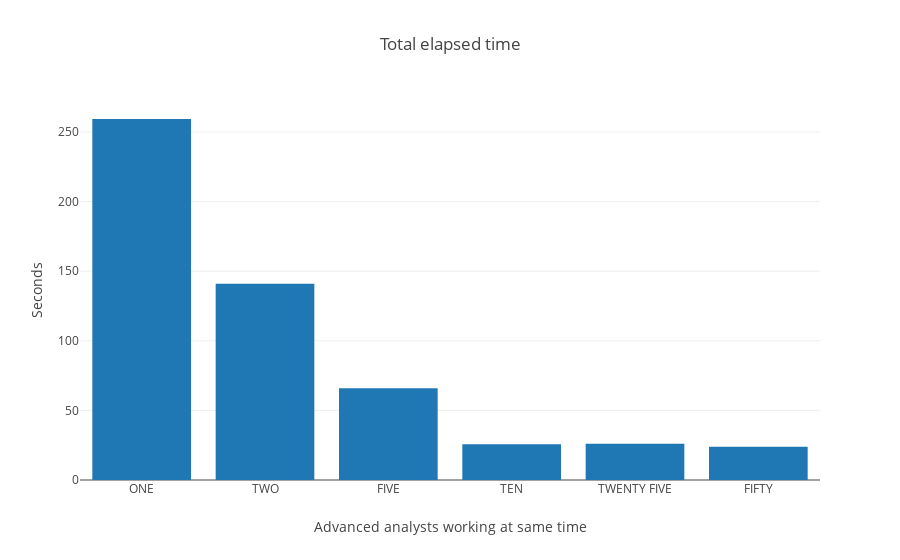

Notebook cell for this chart:
### Markdown cell above
#### Total elapsed time to add 100 analysis

### Code cell
plotly.offline.iplot({
    "data": [go.Bar(x=num_analysts, y=total_time)],
    "layout": go.Layout(
        title="Total elapsed time", 
        xaxis=dict(title=dict(text="Advanced analysts working at same time")),
        yaxis=dict(title=dict(text="Seconds"))
    )
})

### Figure 1 — Plotly figure (JSON) as saved in the notebook; plotly's stock layout.template omitted (floating-point values rounded to 4 significant figures)
{"data": [{"type": "bar", "uid": "84bb06a2-ac5d-4b63-a7a6-b7d21aaefde3", "x": ["ONE", "TWO", "FIVE", "TEN", "TWENTY FIVE", "FIFTY"], "y": [259.3, 140.9, 65.83, 25.7, 26.08, 23.85]}], "layout": {"title": {"text": "Total elapsed time"}, "xaxis": {"title": {"text": "Advanced analysts working at same time"}}, "yaxis": {"title": {"text": "Seconds"}}}}
